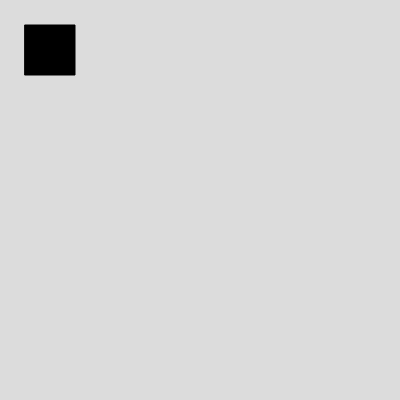
Frame 1 (no input)
Frame 60 (no input): identical to frame 1, image omitted
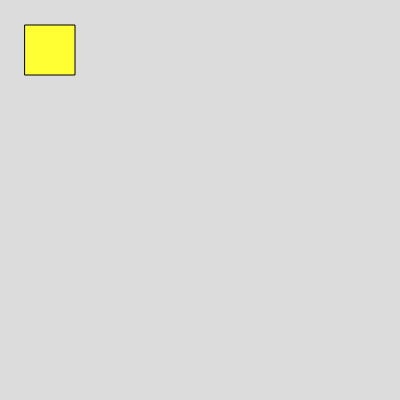
Frame 120 (the mouse pressed at the canvas centre since frame 60)

The p5.js sketch that drew these frames (run headless with seeded random() and noise() and a simulated clock; from frame 60 on, the mouse is pressed at the canvas centre):

// p5.js sketch
// ── sketch.js
let isPressed = false;

let newRect = () => {
  if (isPressed){
    fill(255,255,51)
  }else{
    fill(0)
  }
  rect(50,50,50,50);
  this.mousePressed = ()=>{
    isPressed = !isPressed;
  }
}

function setup() {
  createCanvas(400, 400);
  rectMode(CENTER);
}

function draw() {
  background(220);
  newRect();
}
